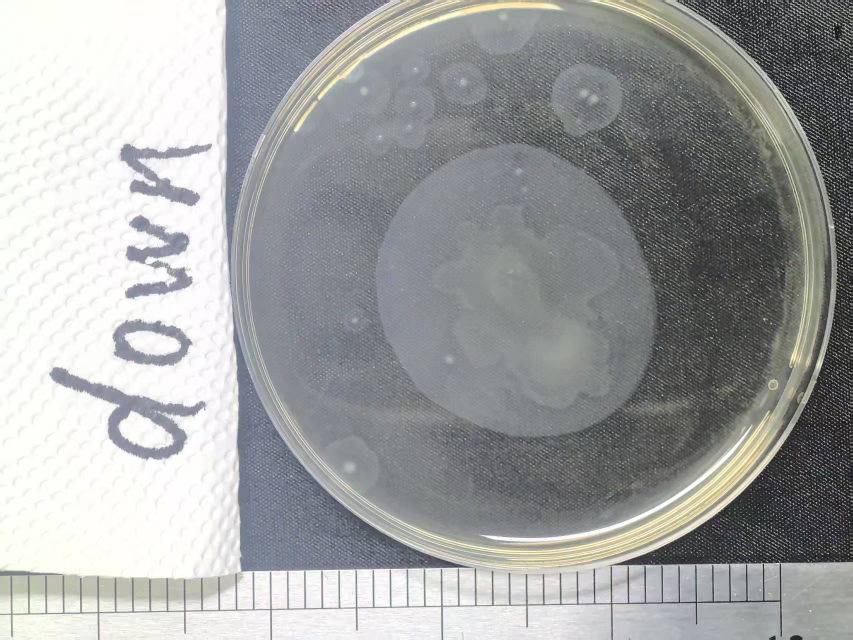
#> input picture input/down1.jpg, 1706 x 1279 px, found by its file name (shown at 1/2 size)
$ jupyter execute --allow-errors swarming-pipeline.ipynb   (older library calls are emulated)
#> lines starting #> are read from the running program, lines starting #| are printed output that depends on the picture; after the words box and inside, x2 and y2 are one past the last pixel; in counts of white or black regions, pixels touching at a corner belong together
#> further down, image is the input picture: shape (1279, 1706, 3); mean B, G, R 161.5, 161.4, 159.9
[cell 1]
import cv2
image_path = '/data/coding/images/2025-06-05/down/2.bmp'
if not image_path:
    print("Error image path!")
    quit()
image = cv2.imread(image_path)
#> (the rest of this cell did not finish here and is left out)

# automatically generate and anaylsis the mask using SAM
The overall precedure of our pipeline is:
1. install and import the libraries and functions used
2. import the images recursively
3. using Hough transformation to determine the mask of the agar plate
4. calculate the pixels of the mask, and then cut the

firstly, set up the envionment of `opencv-python`, `CUDA>=11.8`, `python>=3.8`, as well as `pytorch>=1.7` and `torchvision>=0.8`. The program is tested under NVIDIA Tesla P4 (8GB) with `CUDA==12.4, pytorch==2.4.1`, and `python==3.10.16`:

`pip install segment-anything`

Afterwards, download the `vit_h` file in the github repo. of segment-anything via:

`wget https://dl.fbaipublicfiles.com/segment_anything/sam_vit_h_4b8939.pth`

[cell 2]
import numpy as np
import torch
import matplotlib.pyplot as plt
import cv2
def show_anns(anns):
    if len(anns) == 0:
        return
    sorted_anns = sorted(anns, key=(lambda x: x['area']), reverse=True)
    ax = plt.gca()
    ax.set_autoscale_on(False)

    img = np.ones((sorted_anns[0]['segmentation'].shape[0], sorted_anns[0]['segmentation'].shape[1], 4))
    img[:,:,3] = 0
    for ann in sorted_anns:
        m = ann['segmentation']
        color_mask = np.concatenate([np.random.random(3), [0.35]])
        img[m] = color_mask
    ax.imshow(img)
def create_petri_dish_mask_hough_optimized(image_path, resize_width=500):
    """
    使用优化后的霍夫圆变换来识别培养皿。
    返回:
    - result_image: 带有绿色检测圆圈的原图副本。
    - mask: 黑白的蒙版图像。
    - masked_original: 应用了蒙版的原图。
    """
#> called with image_path = '/data/coding/images/2025-05-21/down1.jpg', resize_width = 500
    # 1. 加载图像
    original_image = cv2.imread(image_path)
    if original_image is None:
        print(f"Image load failed. Please check the path of image: {image_path}")
        return None, None, None

    # 2. 预处理：缩小图像尺寸以加快处理速度
    original_height, original_width = original_image.shape[:2]
#> original_height = 1279; original_width = 1706
    scale = resize_width / original_width
#> scale = 0.293
    resized_height = int(original_height * scale)
#> resized_height = 374
    resized_image = cv2.resize(original_image, (resize_width, resized_height))
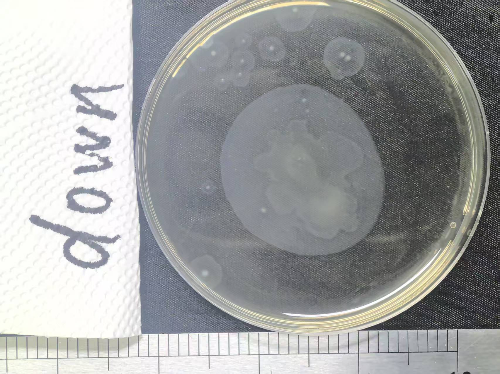
#> resized_image: shape (374, 500, 3); mean B, G, R 161.4, 161.3, 159.8

    gray = cv2.cvtColor(resized_image, cv2.COLOR_BGR2GRAY)
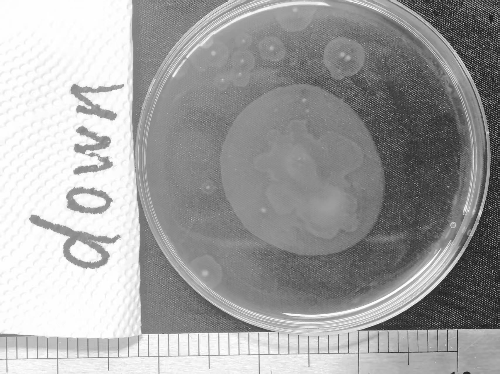
#> gray: shape (374, 500); min 6, max 255, mean 160.9

    # 使用高斯模糊代替中值模糊，对于霍夫变换通常效果更好且稍快
    gray_blurred = cv2.GaussianBlur(gray, (9, 9), 2)
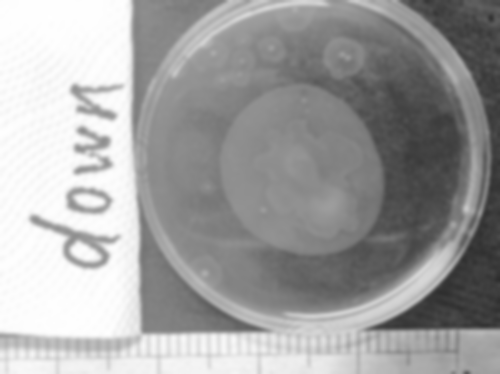
#> gray_blurred: shape (374, 500); min 44, max 255, mean 160.9

    # 3. 执行霍夫圆检测 (参数已调整)
    circles = cv2.HoughCircles(
        gray_blurred,
        cv2.HOUGH_GRADIENT,
        dp=1.2,
        minDist=int(resize_width / 2),
        param1=100,
        param2=40,
        minRadius=int(resize_width * 0.3),
        maxRadius=int(resize_width * 0.55)
    )
#> circles = [[311.4, 156.6, 177.1]]

    mask = None
    masked_original = None
    result_image = original_image.copy() # 在原图上绘制结果

    if circles is not None:
        # 将检测到的圆的坐标和半径按比例还原到原始图像尺寸
        best_circle = circles[0, 0]
#> best_circle = [311.4, 156.6, 177.1]
        center_resized = (int(best_circle[0]), int(best_circle[1]))
#> center_resized = (311, 156)
        radius_resized = int(best_circle[2])
#> radius_resized = 177

        # 还原到原图坐标
        center_original = (int(center_resized[0] / scale), int(center_resized[1] / scale))
#> center_original = (1061, 532)
        radius_original = int(radius_resized / scale)
#> radius_original = 603

        # 4. 在原始尺寸的空mask上绘制白色实心圆
        mask = np.zeros(original_image.shape[:2], dtype=np.uint8)
        cv2.circle(mask, center_original, radius_original, 255, -1)
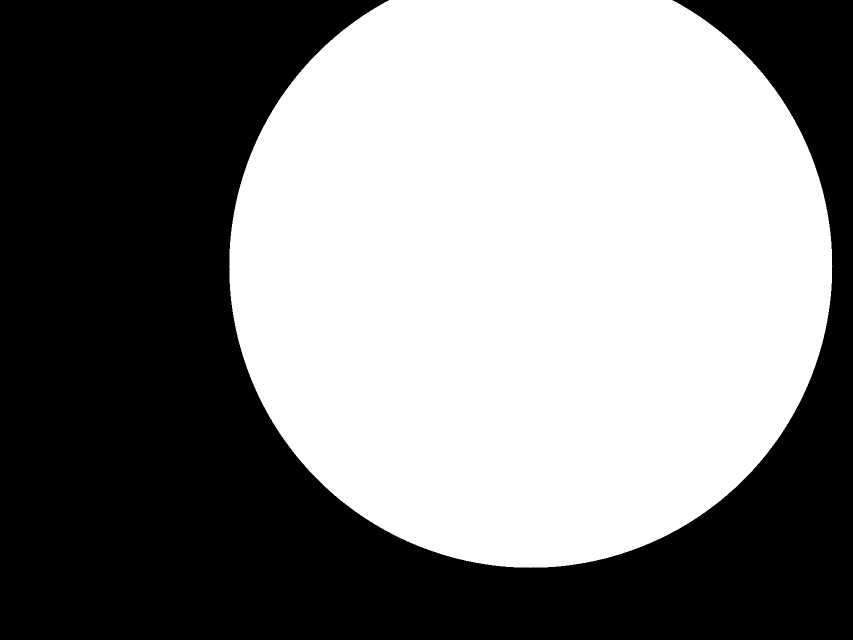
#> mask: shape (1279, 1706) (shown at 1/2 size); 51.1% white; 1 black region

        # 在原图上画出检测到的圆以供可视化
        cv2.circle(result_image, center_original, radius_original, (0, 255, 0), 10)
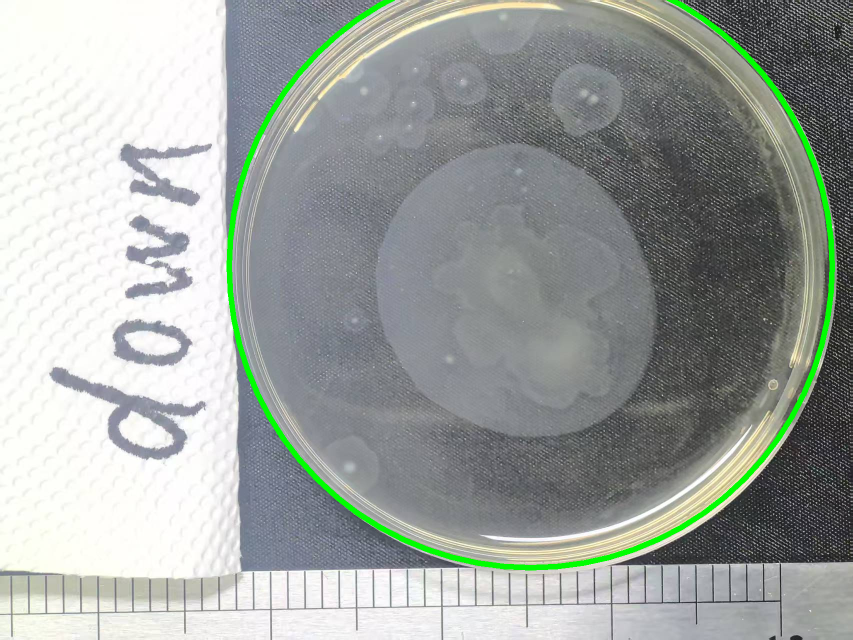
#> result_image: shape (1279, 1706, 3) (shown at 1/2 size); 1.61% of pixels changed, all inside (x1, y1, x2, y2) = (453, 0, 1670, 1141)

        # 5. 【新增】使用蒙版提取原图中的培养皿区域
        masked_original = cv2.bitwise_and(original_image, original_image, mask=mask)
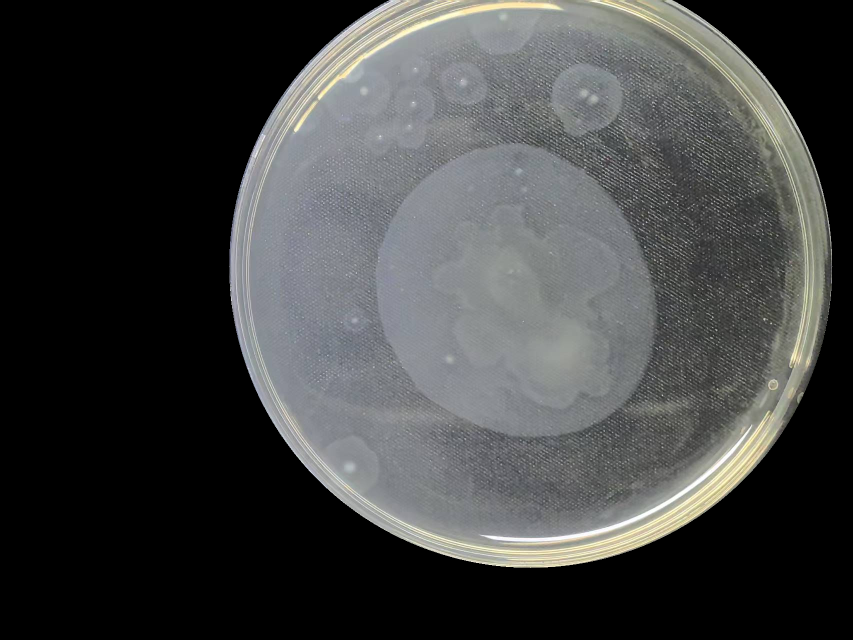
#> masked_original: shape (1279, 1706, 3) (shown at 1/2 size); mean B, G, R 66.1, 66.4, 65.3

    return result_image, mask, masked_original

Then, import the image that is processing:

[cell 3]
image_path = '/data/coding/images/2025-05-21/down1.jpg'
if not image_path:
    print("Error image path!")
    quit()
image = cv2.imread(image_path)
image = cv2.cvtColor(image, cv2.COLOR_BGR2RGB)

Afterwards, use OpenCV to generate a mask for the agar plate:

[cell 4]
def calculate_shape_properties(mask):
    """
    Calculates the pixel count, roundness, and anisotropy of a binary mask.

    Args:
        mask (np.array): A 2D numpy array representing the binary mask (0 for background, non-zero for foreground).

    Returns:
        dict: A dictionary containing the calculated properties. Returns None if no contours are found.
    """
    # Ensure the mask is a binary image of type uint8
    if mask.dtype != np.uint8:
        mask = np.uint8(mask > 0) * 255

    # 1. Calculate Pixel Count
    pixel_count = cv2.countNonZero(mask)
#> pixel_count = 1115336

    if pixel_count == 0:
        return {
            "pixel_count": 0,
            "roundness": 0,
            "anisotropy": 0
        }

    # Find contours in the mask
    # cv2.RETR_EXTERNAL is used to retrieve only the extreme outer contours.
    # cv2.CHAIN_APPROX_SIMPLE compresses horizontal, vertical, and diagonal segments, leaving only their end points.
    contours, _ = cv2.findContours(mask, cv2.RETR_EXTERNAL, cv2.CHAIN_APPROX_SIMPLE)
#> contours = 1 contour; box (x1, y1, x2, y2) and area: (458, 0, 1665, 1136) 1113631

    if not contours:
        return None # No contours found

    # Assuming the largest contour corresponds to the main object
    main_contour = max(contours, key=cv2.contourArea)
#> main_contour = contour of 1437 points, box (x1, y1, x2, y2) (458, 0, 1665, 1136), area 1113631

    # --- Property Calculations ---

    # Get Area from contour
    area = cv2.contourArea(main_contour)
#> area = 1113631

    # Get Perimeter from contour
    perimeter = cv2.arcLength(main_contour, True) # True indicates it's a closed contour
#> perimeter = 3935.7

    # 2. Calculate Roundness
    if perimeter == 0:
        roundness = 0
    else:
        # Using the formula: 4 * pi * Area / (Perimeter^2)
        roundness = (4 * np.pi * area) / (perimeter**2)
#> roundness = 0.903

    # 3. Calculate Anisotropy (Elongation)
    # The contour needs at least 5 points to fit an ellipse
    if len(main_contour) < 5:
        anisotropy = 1  # Cannot fit ellipse, assume it's point-like or a line, default to 1
    else:
        # Fit an ellipse to the contour
        (x, y), (MA, ma), angle = cv2.fitEllipse(main_contour)
#> x = 1061; y = 532; MA = 1205.1; ma = 1205.2; angle = 0

        # Avoid division by zero for the minor axis
        if ma == 0:
            # If minor axis is 0, it's essentially a line, which is infinitely anisotropic
            anisotropy = float('inf')
        else:
            # Anisotropy is the ratio of Major Axis to Minor Axis
            anisotropy = MA / ma
#> anisotropy = 1

    return {
        "pixel_count": pixel_count,
        "roundness": roundness,
        "anisotropy": anisotropy
    }
result_image, plate_result_mask, plate_masked_image = create_petri_dish_mask_hough_optimized(image_path)
plate_pix = calculate_shape_properties(plate_result_mask)["pixel_count"]
#> plate_pix = 1115336
# plate_pix: the number of pixel in the plate
print(plate_pix)
#| 1115336
# show the predicted mask
image = plate_masked_image
image = cv2.normalize(image, None, 0, 255, cv2.NORM_MINMAX, dtype=cv2.CV_8U)
plt.imshow(cv2.cvtColor(plate_masked_image, cv2.COLOR_BGR2RGB))
plt.title('the image of masked plate')
plt.axis('on')
